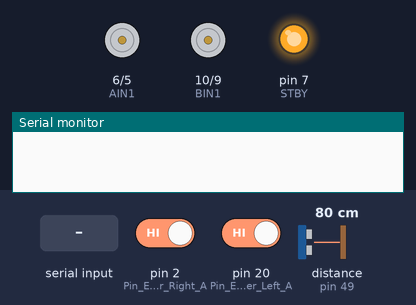
A sketch run on a simulated Arduino Mega 2560, built with avr-gcc and run on an emulated ATmega2560. Parts: motor-driver pin pairs drawn as motors (green arrow = first pin HIGH = forward, orange = second pin HIGH = backward, longer = more drive, scaled by the enable pin, stopped while the standby pin is LOW), output pins drawn as LEDs (lit = HIGH), the last lines printed to the serial monitor. Wiring (inferred from the names in the program): ultrasonic range finder: trigger pin 47; echo pin 49. The test bench sets the inputs (shaded band); at power-on: pin 2 (Pin_Encoder_Right_A) HIGH, pin 20 (Pin_Encoder_Left_A) HIGH, distance to the obstacle (sensor on pin 49) 80 cm. The echo pulse lasts 58.3 µs per cm; pins used as bus, display or sensor lines are not drawn.

Above: at 1.2 s.
1.3 s: "1000\n" received over Serial
At 2.5 s:
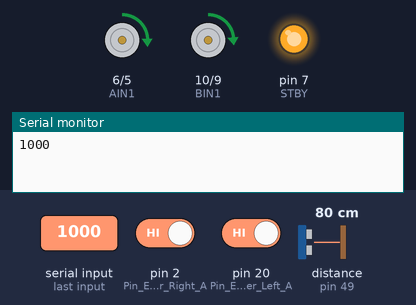
2.8 s: "2000\n" received over Serial
At 3.9 s:
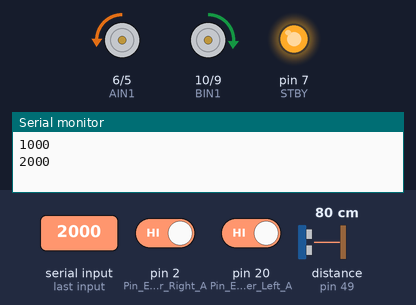
4.3 s: "3000\n" received over Serial
At 5.0 s:
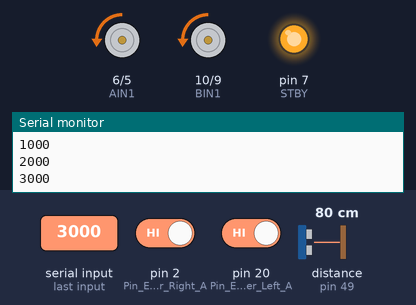
Timing chart, 0 to 7.3 s (numbered marks = the images above; inputs shaded):
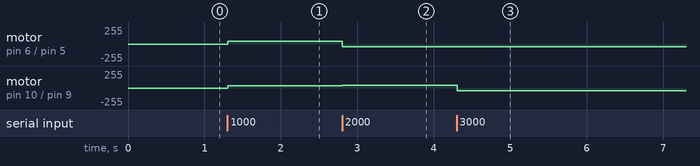

Measured:
- after the input at 1.3 s, motor on pin 6 (AIN1) / pin 5 (AIN2): stopped → forward 40/255 at once; motor on pin 10 (BIN1) / pin 9 (BIN2): stopped → forward 37/255 at once
- after the input at 2.8 s, motor on pin 6 (AIN1) / pin 5 (AIN2): forward 40/255 → backward 40/255 at once; motor on pin 10 (BIN1) / pin 9 (BIN2): forward 37/255 → forward 45/255 at once
- after the input at 4.3 s, motor on pin 10 (BIN1) / pin 9 (BIN2): forward 45/255 → backward 40/255 at once

The sketch:

12_final_project_110511194.ino
```cpp
//小車馬達控制
#include "Arduino.h"
#define CONTROL_RATE 2 // 2 Hz, i.e. 0.5 s
int u=0; //PID控制後的結果 從python送來 設初始值為0
int a=5; //移動模式 設起始為靜止
int m=0; //使前後左右移動正常的變數

#define Pin_Encoder_Right_A 2          //     E2A----------------2
#define Pin_Encoder_Right_B 3          //     E2B----------------3
#define Pin_Encoder_Left_A 20          //     E1A----------------20
#define Pin_Encoder_Left_B 21          //     E1B----------------21
//M1左輪   M2右輪
//     E2A----------------2
//     E2B----------------3
//     E1A----------------20
//     E1B----------------21
long theta_Right = 0, theta_Left = 0; // For encoders to record angles
unsigned long currentMillis;          // Record the current time
long previousMillis = 0;              // Set up timers

//直流馬達----------TB6612腳位----------ArduinoUNO腳位
//                             PWMA-----------------4
//                             AIN1--------------------6
//                             AIN2--------------------5
//                             STBY-------------------7
//                             PWMB-----------------8
//                             BIN1-------------------10
//                             BIN2-------------------9
//
//                             GND-------------------GND
//                             VM--------------------12V
//                             VCC-------------------5V
//                             GND------------------GND
//直流馬達----------TB6612腳位----------ArduinoUNO腳位

#define PWMA 4
#define AIN1 6
#define AIN2 5
#define STBY 7
#define PWMB 8
#define BIN1 10
#define BIN2 9

int const trigPin= 47;        // Pin for ultrasound sensor
int const echoPin= 49;        // Pin for ultrasound sensor
double Duration;
int Distance = 1000;          // Initialize a very far distance to pretend that this is a wide space.

void Timer1Init(void){        // For timer interruption
  noInterrupts();
  TCCR1A = 0;
  TCCR1B = 0;
  TCNT1 = 0;

  OCR1A = (62500/CONTROL_RATE);
  TCCR1B |= (1 << WGM12);
  TCCR1B |= (1 << CS12);
  TIMSK1 |= (1 << OCIE1A);
  interrupts();
 }

 ISR(TIMER1_COMPA_vect){
  Calculate_distance();       // Calculate distance with the data from the ultrasound sensor every 0.5 second
 }

int PwmA, PwmB;
void initMotor(){             // Code given
  //控制訊號初始化
  pinMode(AIN1, OUTPUT);//控制馬達A的方向，(AIN1, AIN2)=(1, 0)為正轉，(AIN1, AIN2)=(0, 1)為反轉
  pinMode(AIN2, OUTPUT);
  pinMode(BIN1, OUTPUT);//控制馬達B的方向，(BIN1, BIN2)=(0, 1)為正轉，(BIN1, BIN2)=(1, 0)為反轉
  pinMode(BIN2, OUTPUT);
  pinMode(PWMA, OUTPUT);//A馬達PWM
  pinMode(PWMB, OUTPUT);//B馬達PWM
  pinMode(STBY, OUTPUT);//TB6612致能,設置0則所有馬達停止,設置1才允許控制馬達
  //初始化TB6612馬達驅動模組
  digitalWrite(AIN1, 1);
  digitalWrite(AIN2, 0);
  digitalWrite(BIN1, 1);
  digitalWrite(BIN2, 0);
  digitalWrite(STBY, 1);
  analogWrite(PWMA, 0);
  analogWrite(PWMB, 0);
}
void initEncoder(){                              // Code given
  pinMode(Pin_Encoder_Right_A, INPUT_PULLUP);
  pinMode(Pin_Encoder_Right_B, INPUT);
  attachInterrupt(digitalPinToInterrupt(Pin_Encoder_Right_A), doEncoder_Right, RISING);
  pinMode(Pin_Encoder_Left_A, INPUT_PULLUP);
  pinMode(Pin_Encoder_Left_B, INPUT);
  attachInterrupt(digitalPinToInterrupt(Pin_Encoder_Left_A), doEncoder_Left, RISING);
}


void setup() {
  Serial.begin(9600);               // Setup for communication with raspberry pi
  Serial2.begin(9600);
  initMotor();                      // Motor
  initEncoder();                    // Encoder
  previousMillis = millis();        // Present time
  pinMode(trigPin,OUTPUT);          // For ultrasound sensor
  pinMode(echoPin,INPUT);           // For ultrasound sensor
  digitalWrite(trigPin,LOW);        // For ultrasound sensor
  Timer1Init();                     // For timer interruption
  Serial.setTimeout(2);             // Communication with raspberry pi 用1的話 在輸出u值時會有問題
}

void SetPWM(int motor, int pwm) {
  //motor=1代表控制馬達A，pwm>=0則(AIN1, AIN2)=(1, 0)為正轉
  if(motor==1 && pwm>=0){
    digitalWrite(AIN1, HIGH);
    digitalWrite(AIN2, LOW);
    analogWrite(PWMA, pwm);
  }

  //motor=1代表控制馬達A，pwm<0則(AIN1, AIN2)=(0, 1)為反轉
    if(motor==1 && pwm<0){
    digitalWrite(AIN1, LOW);
    digitalWrite(AIN2, HIGH);
    analogWrite(PWMB, -pwm);
  }

  //motor=2代表控制馬達B，pwm>=0則(BIN1, BIN2)=(0, 1)為正轉
    if(motor==2 && pwm>=0){
    digitalWrite(BIN1, LOW);
    digitalWrite(BIN2, HIGH);
    analogWrite(PWMB, pwm);
  }

  //motor=2代表控制馬達B，pwm<0則(BIN1, BIN2)=(1, 0)為反轉
    if(motor==2 && pwm<0){
    digitalWrite(BIN1, HIGH);
    digitalWrite(BIN2, LOW);
    analogWrite(PWMB, -pwm);
  }
}

inline void doEncoder_Right() {                 // Code given
  if (digitalRead(Pin_Encoder_Right_B) == LOW)
    theta_Right = theta_Right - 1;
  else
    theta_Right = theta_Right + 1;
}//end of void doEncoder_Right_A()
inline void doEncoder_Left() {                  // Code given
if (digitalRead(Pin_Encoder_Left_B) == LOW)
    theta_Left = theta_Left + 1;
  else
    theta_Left = theta_Left - 1;
}//end of void doEncoder_Left_A()

//定義前進、後退、左轉、右轉、停止
void forward(){                     // 前進
  SetPWM( 1, 40);
  SetPWM( 2, -37);
}
void right(){                       // 右轉
  SetPWM( 1,  45);
  SetPWM( 2,  45);
}
void left(){                        // 左轉
  if(m==1){                         // Move forward a little bit so that the wheels will be smoother.
    forward();                      // Only for left turn and backwrad
    m=0;
  }
  SetPWM( 1, -45);
  SetPWM( 2, -45);
}
void back(){                        // 後退
  if(m==1){
    forward();
    m=0;
  }
  SetPWM( 1, -40);
  SetPWM( 2, 40);
}
void stopp(){                       // 停止
  SetPWM( 1, 0);
  SetPWM( 2, 0);
}

int PIDbaseSpeed=32;                // 基礎速度25
void PIDmove(int x){
  int y=x;
  int z=x;
  if((PIDbaseSpeed+x)<=15){         //若左輪速度低於15 則設為15
    y=15-PIDbaseSpeed;
  }
  if((-PIDbaseSpeed+x)>=-15){       //若右輪速度低於15 則設為15
    z=PIDbaseSpeed-15;
  }
  SetPWM( 1, PIDbaseSpeed+y);
  SetPWM( 2, -PIDbaseSpeed+z);
}

void loop() {
   if(Serial.available()){
    u = Serial.parseInt();          //從python得到u

    if(u==1000){                    //前進
      a=1;
    }
    else if(u==2000){               //左轉
      a=2;
      m=1;
    }
    else if(u==3000){               //後退
      a=3;
      m=1;
    }
    else if(u==4000){               //右轉
      a=4;
    }
    else if(u==5000){               //停止
      a=5;
    }
    else if(u==6000){               //PID控制移動
      u=0;
      a=0;
    }
    else if(u==8000){               //判斷出三角形朝左
      u=0;
      a=6;
      m=1;
    }
    else if(u==9000){               //判斷出三角形朝右
      u=0;
      a=7;
    }
    else if(u==7000){               // First turn in lidar mode
      a = 8;
    }
    else if(u == 5500){             // Second turn in lidar mode
      a = 9;
    }
    else if(u>=20){                 //速度限制
      u=20;                         // Preventing speeding up the motor too quickly
    }
    else if(u<=-20){                //速度限制
      u=-20;
    }

    switch(a) {
        case 0:                     //PID控制移動
            PIDmove(u);             //驅動馬達
            break;
        case 1:                     //前進
            forward();
            break;
        case 2:                     //左轉
            left();
            break;
        case 3:                     //後退
            back();
            break;
        case 4:                     //右轉
            right();
            break;
        case 5:                     //停止
            stopp();
            break;
        case 6:                     //判斷出三角形朝左
            if(Distance<50 && Distance>5){ // If robot is close enough
              stopp();              // Stop to let us know it detected the sign
              delay(1000);          // Stop for 1 sec
              forward();            // Move forward to the sign
              delay(3200);          // 2700:40 1500:32 3700:50
              left();               // Turn left
              delay(1450);          // For 1.45 sec, approx. 90 degrees
              u=1234;               // Send the flag back to raspberry pi
              a=0;                  // Move forward
            }
            else{
              PIDmove(u);           // If it is not close enough to the sign, just keep tracing the lane
            }
            break;
        case 7:                     //判斷出三角形朝右
            if(Distance<50 && Distance>5){  // If it close enough to the sign, below is the same logic as above
              stopp();
              delay(1000);
              forward();
              delay(3400);          // 2700:40 1500:32 (PID speed)
              right();
              delay(1350);          // 1500:11.9V 1850:11.6V best:1850
              a=0;
            }
            else{
              PIDmove(u);
            }
            break;
         case 8:                    // Turn left slightly in order not to bump into the wall
            m=1;
            left();
            delay(400);
            stopp();                  // Stop to let us know the phase it is
            delay(1500);
            a = 1;
            break;
         case 9:                    // Trun left before stop in the parking lot
           forward();
           delay(3000);
           stopp();                 // Stop to let us know the phase it is
           delay(1000);
           a = 1;
           break;
    }
    if(u >= 1000)
      Serial.println(u);            //把u丟回python 確認是否正確
   }
}

void Calculate_distance(){
  digitalWrite(trigPin,HIGH);       //發射超音波
  delay(1);
  digitalWrite(trigPin,LOW);
  Duration = pulseIn(echoPin,HIGH); //超音波發射到接收的時間
  Distance = Duration * 0.034 / 2;  //計算距離(cm) Assume the temperature is 25 degrees Celcius
}
```
